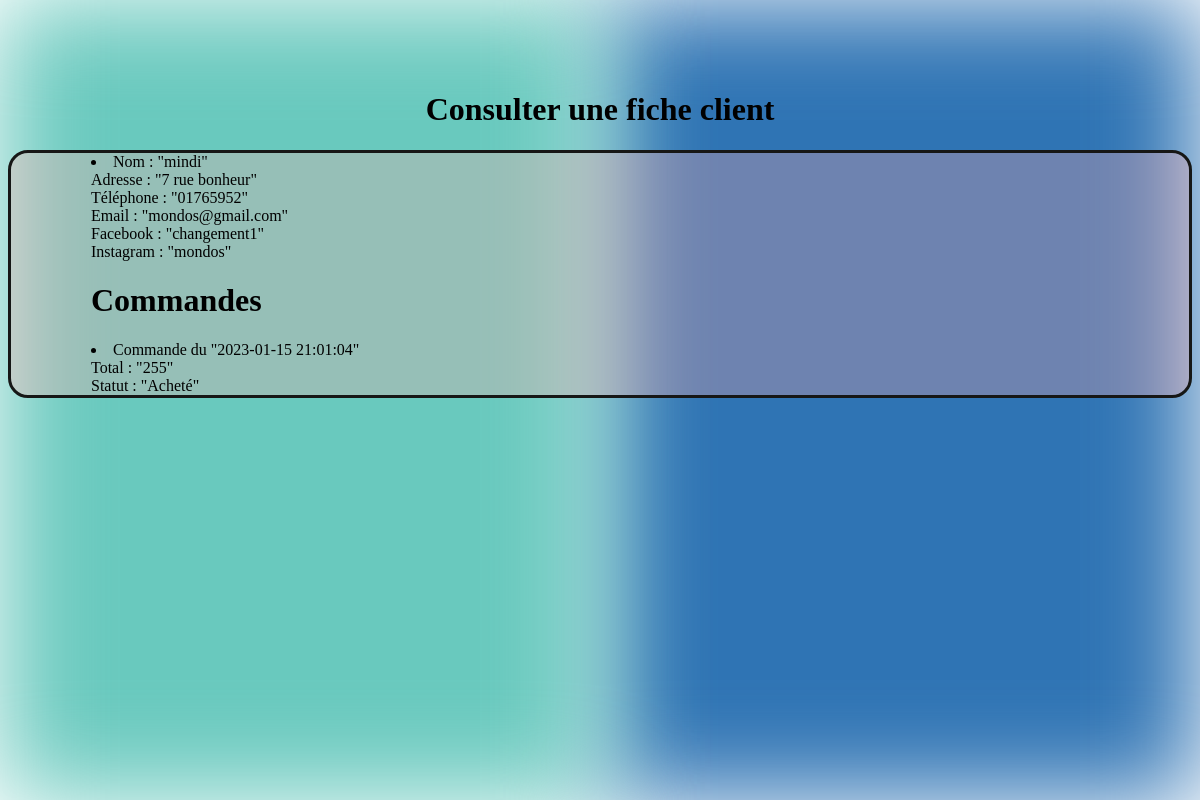
The page /index.php?action=consulter_fiche_client&id_client=10 on the database its author committed.
### tables this page shows
CREATE TABLE IF NOT EXISTS `client` (
  `id_client` int(11) NOT NULL AUTO_INCREMENT,
  `nom` varchar(255) NOT NULL,
  `adresse` varchar(255) DEFAULT NULL,
  `facebook` varchar(255) DEFAULT NULL,
  `instagram` varchar(255) DEFAULT NULL,
  `email` varchar(255) DEFAULT NULL,
  `telephone` varchar(255) DEFAULT NULL,
  `id_membership` int(11) NOT NULL,
  PRIMARY KEY (`id_client`)
);

CREATE TABLE IF NOT EXISTS `commande` (
  `id_commande` int(11) NOT NULL AUTO_INCREMENT,
  `date_commande` timestamp NOT NULL DEFAULT CURRENT_TIMESTAMP,
  `total` float NOT NULL,
  `date_livraison` timestamp NOT NULL,
  `frais_depot` float NOT NULL,
  `restant_a_payer` float NOT NULL,
  `frais_livraison` float NOT NULL,
  `statut` enum('Acheté','Fini','Livré','Arrivé','Expédié','Emballé','Déja acheté') NOT NULL,
  `date_expedition` timestamp NOT NULL,
  `note` varchar(255) DEFAULT NULL,
  `id_client` int(11) NOT NULL,
  PRIMARY KEY (`id_commande`)
);

### src/controllers/client/consulter_fiche_client.php (called while the page is built)
<?php
require_once('src/lib/database.php');
require_once('src/model/client.php');
class ConsulterFicheClient
{
    public function execute(int $id_client)
    {
        $connection = new DatabaseConnection();
        $clientRepository = new ClientRepository();
        $clientRepository->connection = $connection;
        $client = $clientRepository->getClientById($id_client);
        $commande = $clientRepository->getCommandsClient($id_client);
        require('templates/client/consulter_fiche_client.php');
    }
}

### src/lib/database.php (called while the page is built)
<?php
class DatabaseConnection
{
    public ?\PDO $database = null;
    public function getConnection(): \PDO
    {
        if ($this->database === null) {
            $this->database = new \PDO('mysql:host=localhost;dbname=conciergerie;charset=utf8', 'root', '');
        }
        return $this->database;
    }
}

### src/model/client.php (called while the page is built, shortened)
<?php
require_once('src/lib/database.php');
class ClientRepository
{
    public DatabaseConnection $connection;
    public function getClientById(int $id_client): Client {
        $statement = $this->connection->getConnection()->prepare(
            "SELECT * FROM client WHERE id_client = ?"
        );
        $statement->execute([$id_client]);
        $row = $statement->fetch();
        $client = new Client();
        $client->id_client = $row['id_client'];
        $client->nom = $row['nom'];
        $client->adresse = $row['adresse'];
        $client->email = $row['email'];
        $client->telephone = $row['telephone'];
        $client->facebook = $row['facebook'];
        $client->instagram = $row['instagram'];
        $client->id_membership = $row['id_membership'];
        return $client;
    }
    public function getCommandsClient(int $id_client) : array
    {
        $statement = $this->connection->getConnection()->prepare(
            "SELECT * FROM commande WHERE id_client = ?"
        );
        $statement->execute([$id_client]);
        $commandes = [];
        while (($row = $statement->fetch())) {
            $commande = new Commande();
            $commande->id_commande = $row['id_commande'];
            $commande->date_commande = $row['date_commande'];
            $commande->total = $row['total'];
            $commande->date_livraison = $row['date_livraison'];
            $commande->frais_depot = $row['frais_depot'];
            $commande->restant_a_payer = $row['restant_a_payer'];
            $commande->frais_livraison = $row['frais_livraison'];
            $commande->statut = $row['statut'];
            $commande->note = $row['note'];
            $commande->id_client = $row['id_client'];
            $commandes[] = $commande;
        }
        return $commandes;
    }
}
?>

### templates/client/consulter_fiche_client.php (the view, shortened to what this page needs)
<?php require('./templates/autres/background.php') ?>
<h1 class="title">Consulter une fiche client</h1>
<div class="ligne">
    <div border=1 frame=void rules=rows>
       <li>Nom : "<?= $client-> nom ?>" </br>
        Adresse : "<?= $client-> adresse ?>" </br>
        Téléphone : "<?= $client-> telephone ?>"</br>
        Email : "<?= $client-> email ?>"</br>
        Facebook : "<?= $client-> facebook ?>"</br>
        Instagram : "<?= $client-> instagram ?>"</li>
        <div>
        <h1>Commandes</h1>
            <?php foreach ($commande as $commande) : ?>
                <li>Commande du "<?= $commande->date_commande ?>"</br>
                Total : "<?= $commande->total ?>"</br>
                Statut : "<?= $commande->statut ?>"</br>
            <?php endforeach; ?>
</div>
</div>
<?php require('./templates/autres/layout.php') ?>

### css/styles.css (style rules this page uses)
.title { position: relative; text-align: center; padding-top: 70px; color: black; }
.ligne { border: 3px solid rgb(22, 23, 22); border-radius: 20px; position: relative; padding-left: 5rem; padding-right: 5rem; background-color: rgba(255, 165, 165, 0.3); }

### rows shown on the page
client: nom "mindi", adresse "7 rue bonheur", telephone "01765952", email "mondos@gmail.com", facebook "changement1", instagram "mondos"
commande: date_commande "2023-01-15 21:01:04", total "255", statut "Acheté"
